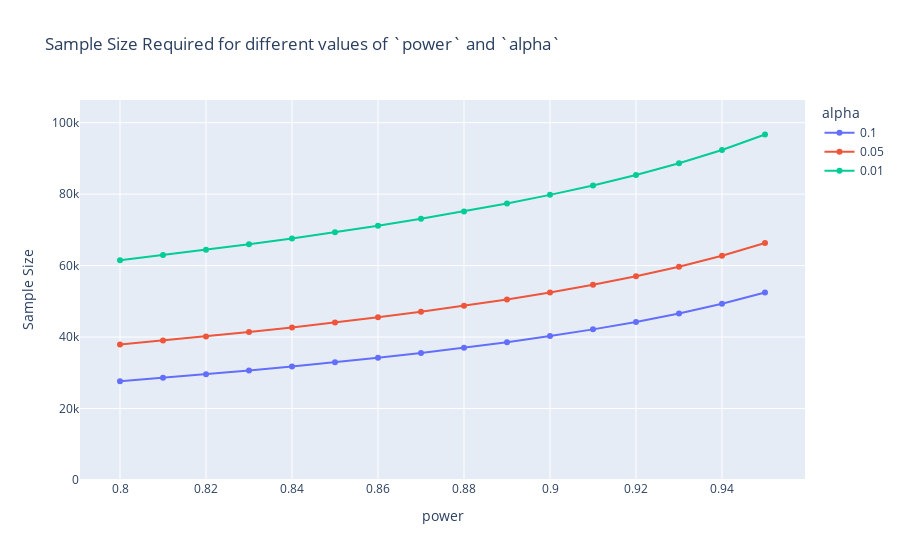

Notebook source saved alongside this figure:
### Code cell
import numpy as np
import plotly_express as px
from itertools import product

combos = pd.DataFrame(
    product(np.arange(0.8, 0.96, 0.01), [0.1, 0.05, 0.01]),
    columns=['power', 'alpha']
)
combos['Sample Size'] = combos.apply(
    lambda x: sample_size(conversion_rate=0.184, effect=0.01, alpha=x['alpha'], power=x['power']),
    axis=1
)
fig = px.line(
    data_frame=combos,
    x='power',
    y='Sample Size',
    markers=True,
    color='alpha',
    title="Sample Size Required for different values of `power` and `alpha`"
)
fig.update_layout(yaxis={'range':[0, max(combos['Sample Size']) * 1.10]})

### Figure 1 — Plotly figure (JSON) as saved in the notebook; plotly's stock layout.template omitted (floating-point values rounded to 4 significant figures)
{"data": [{"hovertemplate": "alpha=0.1<br>power=%{x}<br>Sample Size=%{y}<extra></extra>", "legendgroup": "0.1", "line": {"color": "#636efa", "dash": "solid"}, "marker": {"symbol": "circle"}, "mode": "lines+markers", "name": "0.1", "orientation": "v", "showlegend": true, "type": "scatter", "x": [0.8, 0.81, 0.82, 0.83, 0.84, 0.85, 0.86, 0.87, 0.88, 0.89, 0.9, 0.91, 0.92, 0.93, 0.94, 0.95], "xaxis": "x", "y": [27636, 28588, 29588, 30644, 31758, 32940, 34198, 35546, 36994, 38564, 40274, 42156, 44250, 46610, 49318, 52500], "yaxis": "y"}, {"hovertemplate": "alpha=0.05<br>power=%{x}<br>Sample Size=%{y}<extra></extra>", "legendgroup": "0.05", "line": {"color": "#EF553B", "dash": "solid"}, "marker": {"symbol": "circle"}, "mode": "lines+markers", "name": "0.05", "orientation": "v", "showlegend": true, "type": "scatter", "x": [0.8, 0.81, 0.82, 0.83, 0.84, 0.85, 0.86, 0.87, 0.88, 0.89, 0.9, 0.91, 0.92, 0.93, 0.94, 0.95], "xaxis": "x", "y": [37902, 39016, 40184, 41412, 42706, 44074, 45528, 47082, 48746, 50544, 52500, 54646, 57026, 59700, 62760, 66344], "yaxis": "y"}, {"hovertemplate": "alpha=0.01<br>power=%{x}<br>Sample Size=%{y}<extra></extra>", "legendgroup": "0.01", "line": {"color": "#00cc96", "dash": "solid"}, "marker": {"symbol": "circle"}, "mode": "lines+markers", "name": "0.01", "orientation": "v", "showlegend": true, "type": "scatter", "x": [0.8, 0.81, 0.82, 0.83, 0.84, 0.85, 0.86, 0.87, 0.88, 0.89, 0.9, 0.91, 0.92, 0.93, 0.94, 0.95], "xaxis": "x", "y": [61526, 62944, 64424, 65976, 67606, 69326, 71146, 73084, 75156, 77384, 79800, 82440, 85358, 88624, 92344, 96680], "yaxis": "y"}], "layout": {"legend": {"title": {"text": "alpha"}, "tracegroupgap": 0}, "title": {"text": "Sample Size Required for different values of `power` and `alpha`"}, "xaxis": {"anchor": "y", "domain": [0, 1], "title": {"text": "power"}}, "yaxis": {"anchor": "x", "domain": [0, 1], "range": [0, 106300.0], "title": {"text": "Sample Size"}}}}
